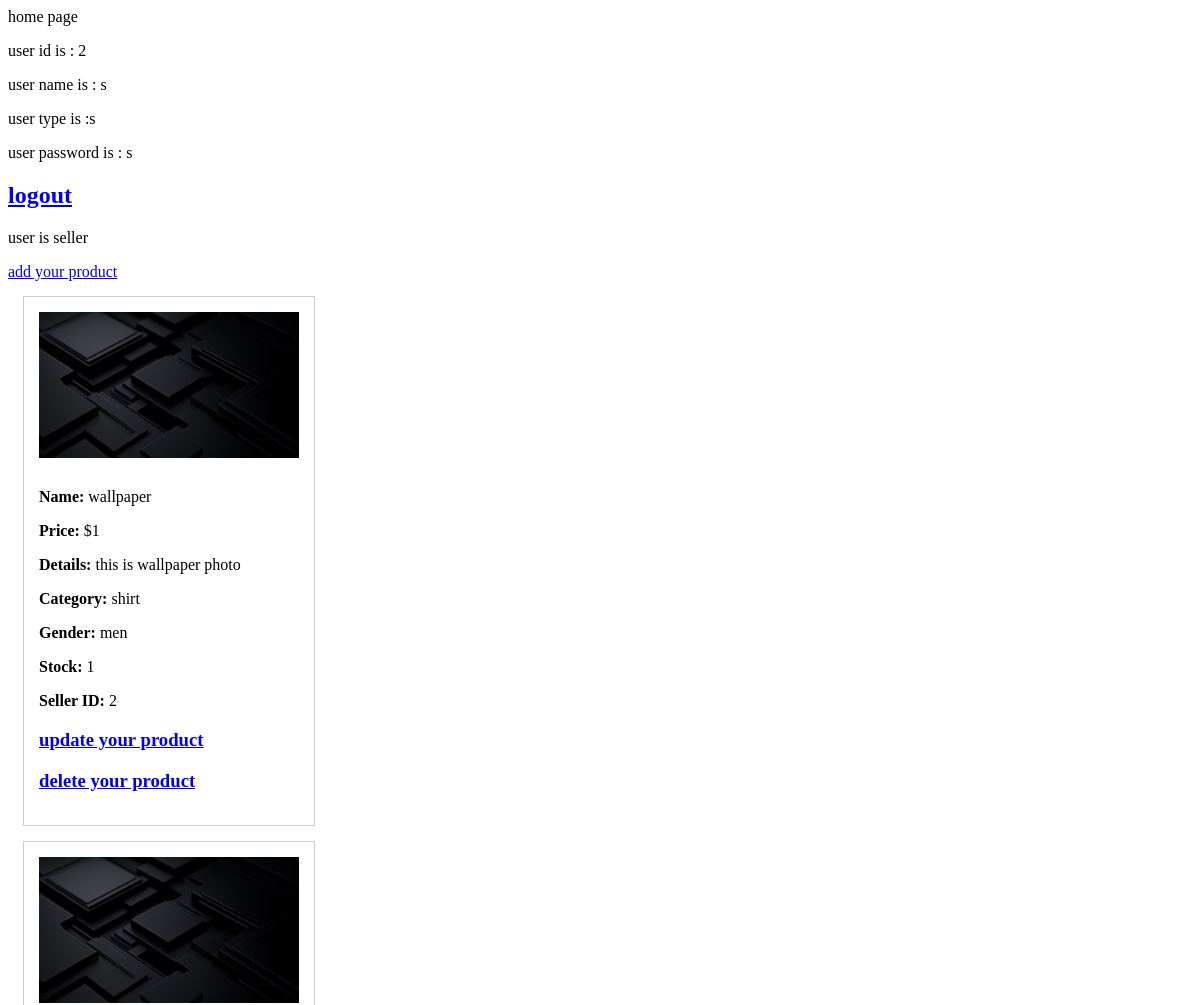
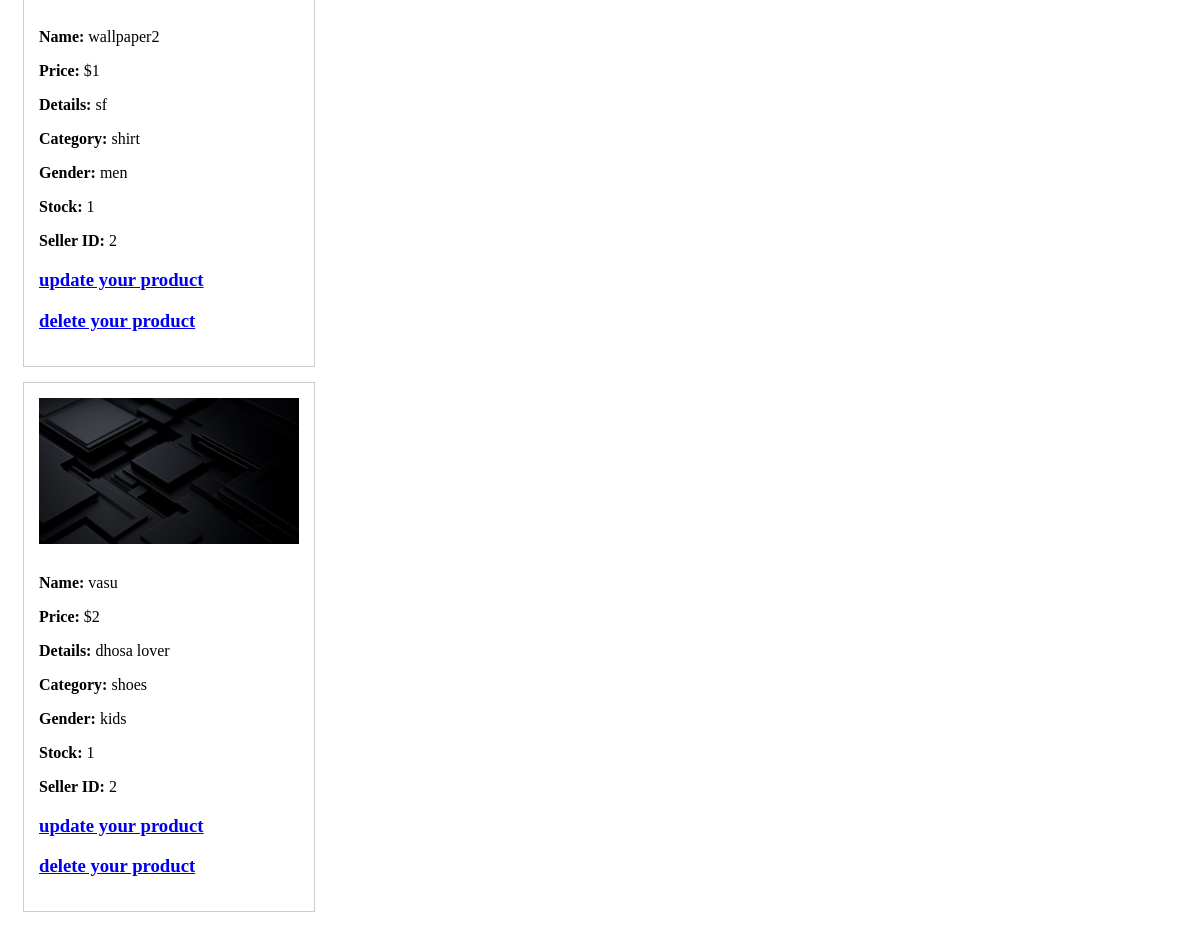
The app's page /home (signed in), older data (2 pictures, top to bottom).
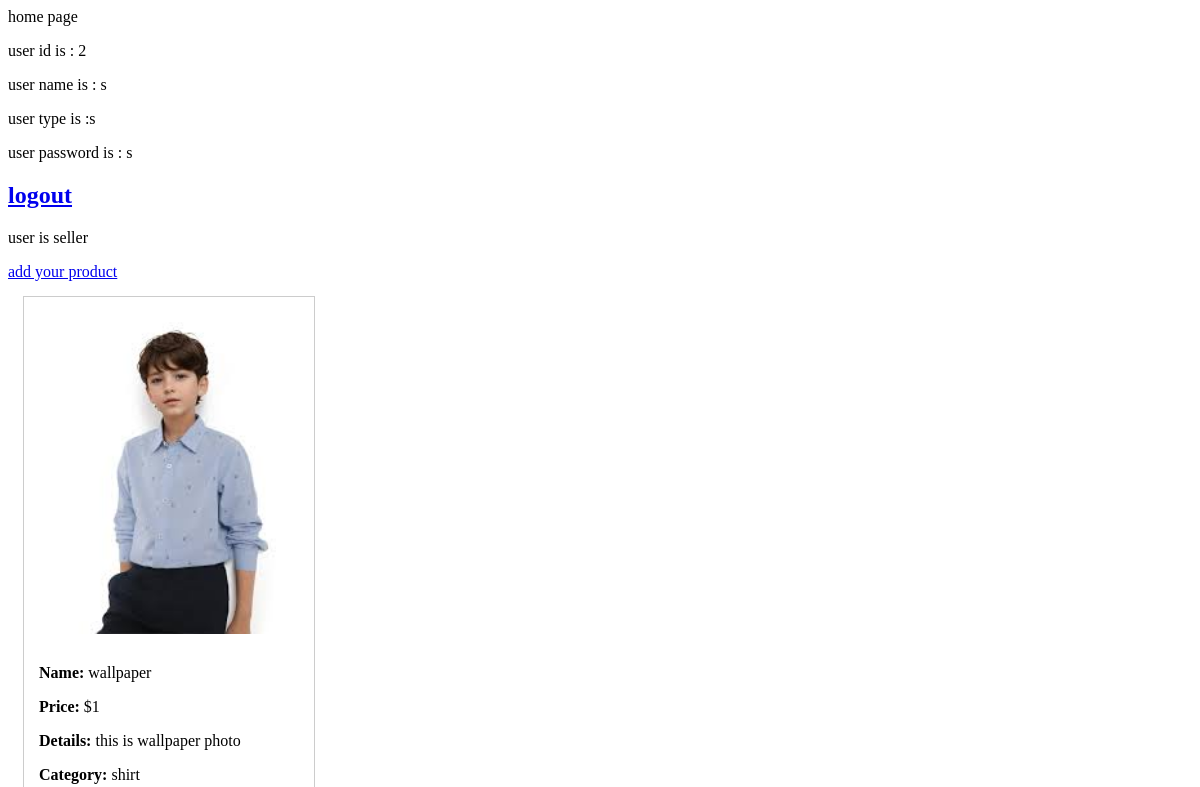
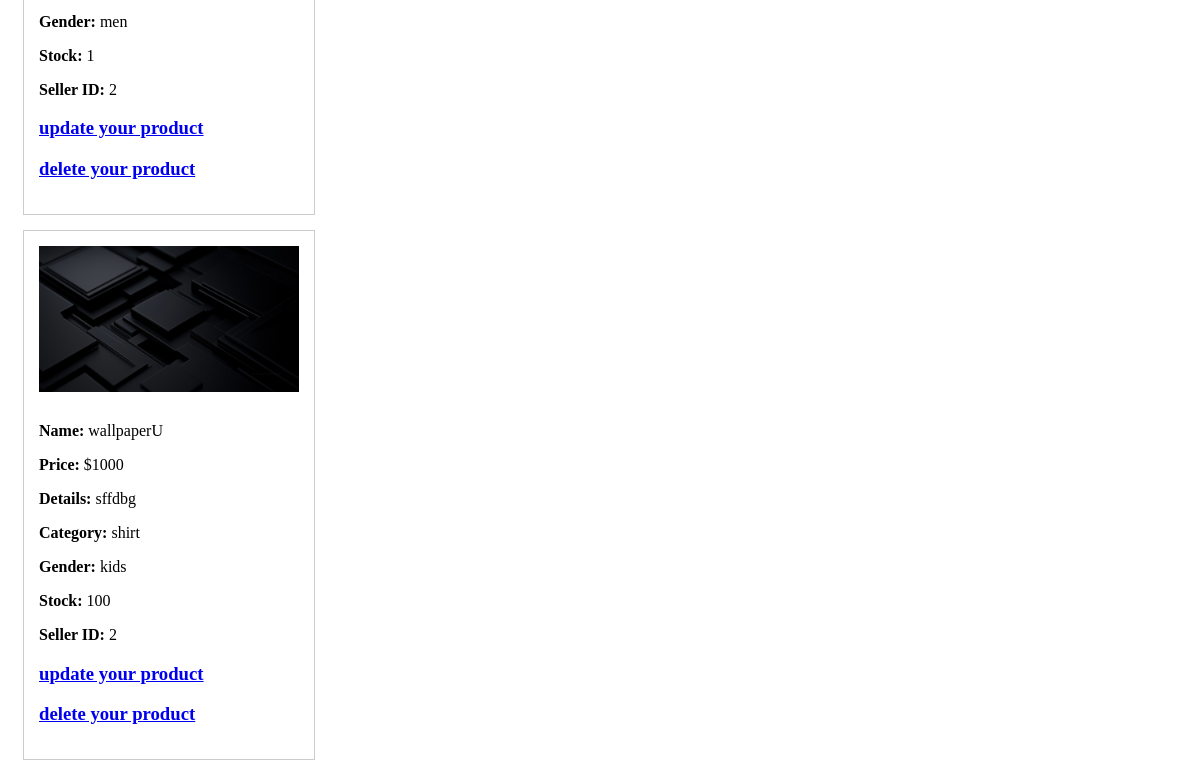
The same page, newer data (2 pictures, top to bottom).
### main.py (models this page shows)
class User(db.Model):
    id = db.Column(db.Integer, primary_key = True)
    user_type = db.Column(db.String(20))
    username= db.Column(db.String(100), unique = True)
    password = db.Column(db.String(100))

class Product(db.Model):
    id=db.Column(db.Integer, primary_key = True)
    product_name = db.Column(db.String(100))
    product_price= db.Column(db.Integer)
    product_image= db.Column(db.String(200))
    product_details = db.Column(db.Text)
    product_category = db.Column(db.String(100))
    product_gender= db.Column(db.String(20))
    product_stock= db.Column(db.Integer)
    seller_id = db.Column(db.Integer, db.ForeignKey('user.id'))

### main.py (the view)
@app.route('/home')
def home():
    if 'user' not in session:
        return redirect(url_for('login'))
    username = session.get('user')
    user = User.query.filter_by(username= username).first()
    seller_id = user.id
    if user.user_type == 's':
        products = Product.query.filter_by(seller_id =seller_id).all()
        return render_template("home.html",user = user , products = products)
    else:
        products = Product.query.all()
        return render_template("home.html", user = user , products = products)

### templates/home.html (shortened to what this page needs)
<!DOCTYPE html>
<html lang="en">
<head>
</head>
<body>
    <header>
        <div>home page</div>
        {% if user %}
        <p> user id is : {{user.id}}</p>
        <p> user name is : {{user.username}}</p>
        <p>user type is :{{user.user_type}}</p>
        <p>user password is : {{user.password}}</p>
        {% endif %}
    </header>
    <div class="logout">
        <h2><a href="/logout">logout</a></h2>
    </div>
    {% if user.user_type== 's' %}
    <p>user is seller</p>
    <a href="{{ url_for ('addproduct' , seller_id= user.id)}}">add your product </a>
    {% if products %}
    {% for product in products %}
    <div style="border: 1px solid #ccc; padding: 15px; width: 260px; margin: 15px;">
        <img src="{{ url_for('static', filename='uploads/' + product.product_image) }}"
            style="width: 100%; height: auto; margin-bottom: 10px;">
        <p><strong>Name:</strong> {{ product.product_name }}</p>
        <p><strong>Price:</strong> ${{ product.product_price }}</p>
        <p><strong>Details:</strong> {{ product.product_details }}</p>
        <p><strong>Category:</strong> {{ product.product_category }}</p>
        <p><strong>Gender:</strong> {{ product.product_gender }}</p>
        <p><strong>Stock:</strong> {{ product.product_stock }}</p>
        <p><strong>Seller ID:</strong> {{ product.seller_id }}</p>
        <h3><a href="{{ url_for ('update' , product_id = product.id)  }}">update your product</a></h3>
        <h3 id="delete"><a href="{{ url_for ('delete' , product_id = product.id)   }}">delete your product</a></h3>
    </div>
    {% endfor %}
    {% endif %}
    {% endif %}
</body>
</html>

Row changes from the older to the newer data that the page shows:
removed Product: product_image (picture), product_name "vasu", product_price "2", product_details "dhosa lover", product_category "shoes", product_gender "kids", product_stock "1", seller_id "2"
changed Product "wallpaper": product_image: a different picture
changed Product: product_name "wallpaper2" → "wallpaperU"; product_price "1" → "1000"; product_details "sf" → "sffdbg"; product_gender "men" → "kids"; product_stock "1" → "100"
